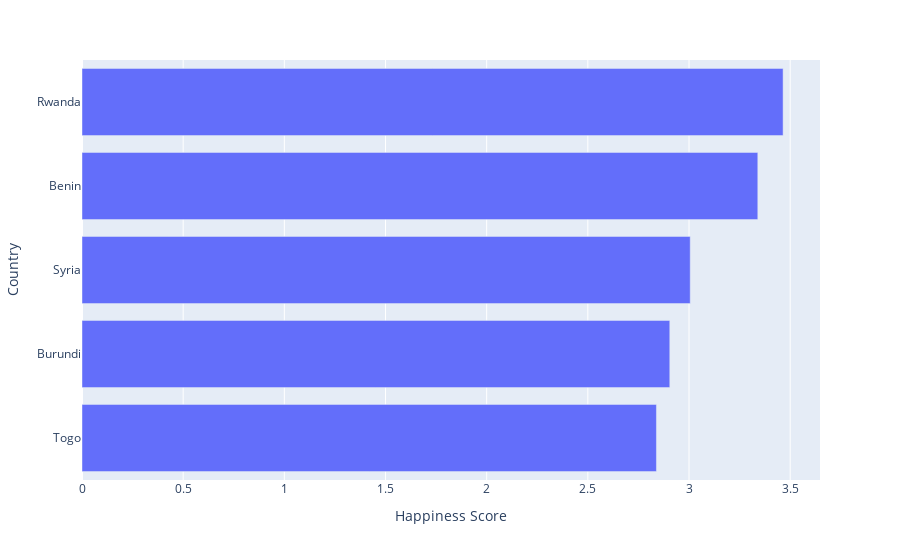

The cell this chart's notebook holds for it:
### Code cell
bar2= px.bar(df_15, x= 'Happiness Score', y='Country')
bar2

### Figure 1 — Plotly figure (JSON) as saved in the notebook; plotly's stock layout.template omitted (floating-point values rounded to 4 significant figures)
{"data": [{"alignmentgroup": "True", "hovertemplate": "Happiness Score=%{x}<br>Country=%{y}<extra></extra>", "legendgroup": "", "marker": {"color": "#636efa", "pattern": {"shape": ""}}, "name": "", "offsetgroup": "", "orientation": "h", "showlegend": false, "textposition": "auto", "type": "bar", "x": [2.839, 2.905, 3.006, 3.34, 3.465], "xaxis": "x", "y": ["Togo", "Burundi", "Syria", "Benin", "Rwanda"], "yaxis": "y"}], "layout": {"barmode": "relative", "legend": {"tracegroupgap": 0}, "margin": {"t": 60}, "xaxis": {"anchor": "y", "domain": [0, 1], "title": {"text": "Happiness Score"}}, "yaxis": {"anchor": "x", "domain": [0, 1], "title": {"text": "Country"}}}}
